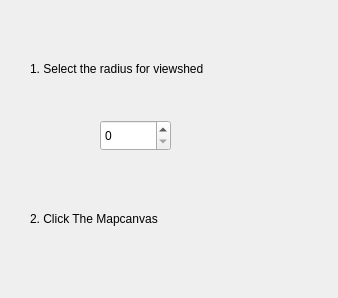
<?xml version="1.0" encoding="UTF-8"?>
<ui version="4.0">
 <class>Location_ObjectDialogBase</class>
 <widget class="QDialog" name="Location_ObjectDialogBase">
  <property name="geometry">
   <rect>
    <x>0</x>
    <y>0</y>
    <width>338</width>
    <height>298</height>
   </rect>
  </property>
  <property name="windowTitle">
   <string>Location Object</string>
  </property>
  <widget class="QLabel" name="label_rad">
   <property name="geometry">
    <rect>
     <x>20</x>
     <y>340</y>
     <width>121</width>
     <height>31</height>
    </rect>
   </property>
   <property name="text">
    <string/>
   </property>
  </widget>
  <widget class="QLabel" name="label_mapc">
   <property name="geometry">
    <rect>
     <x>30</x>
     <y>210</y>
     <width>191</width>
     <height>17</height>
    </rect>
   </property>
   <property name="text">
    <string>2. Click The Mapcanvas</string>
   </property>
  </widget>
  <widget class="QSpinBox" name="spinBox_rad">
   <property name="geometry">
    <rect>
     <x>100</x>
     <y>120</y>
     <width>71</width>
     <height>31</height>
    </rect>
   </property>
  </widget>
  <widget class="QLabel" name="label_logo">
   <property name="geometry">
    <rect>
     <x>100</x>
     <y>10</y>
     <width>131</width>
     <height>41</height>
    </rect>
   </property>
   <property name="text">
    <string/>
   </property>
  </widget>
  <widget class="QLabel" name="label_mapc_2">
   <property name="geometry">
    <rect>
     <x>30</x>
     <y>60</y>
     <width>241</width>
     <height>17</height>
    </rect>
   </property>
   <property name="text">
    <string>1. Select the radius for viewshed</string>
   </property>
  </widget>
 </widget>
 <resources/>
 <connections/>
</ui>
